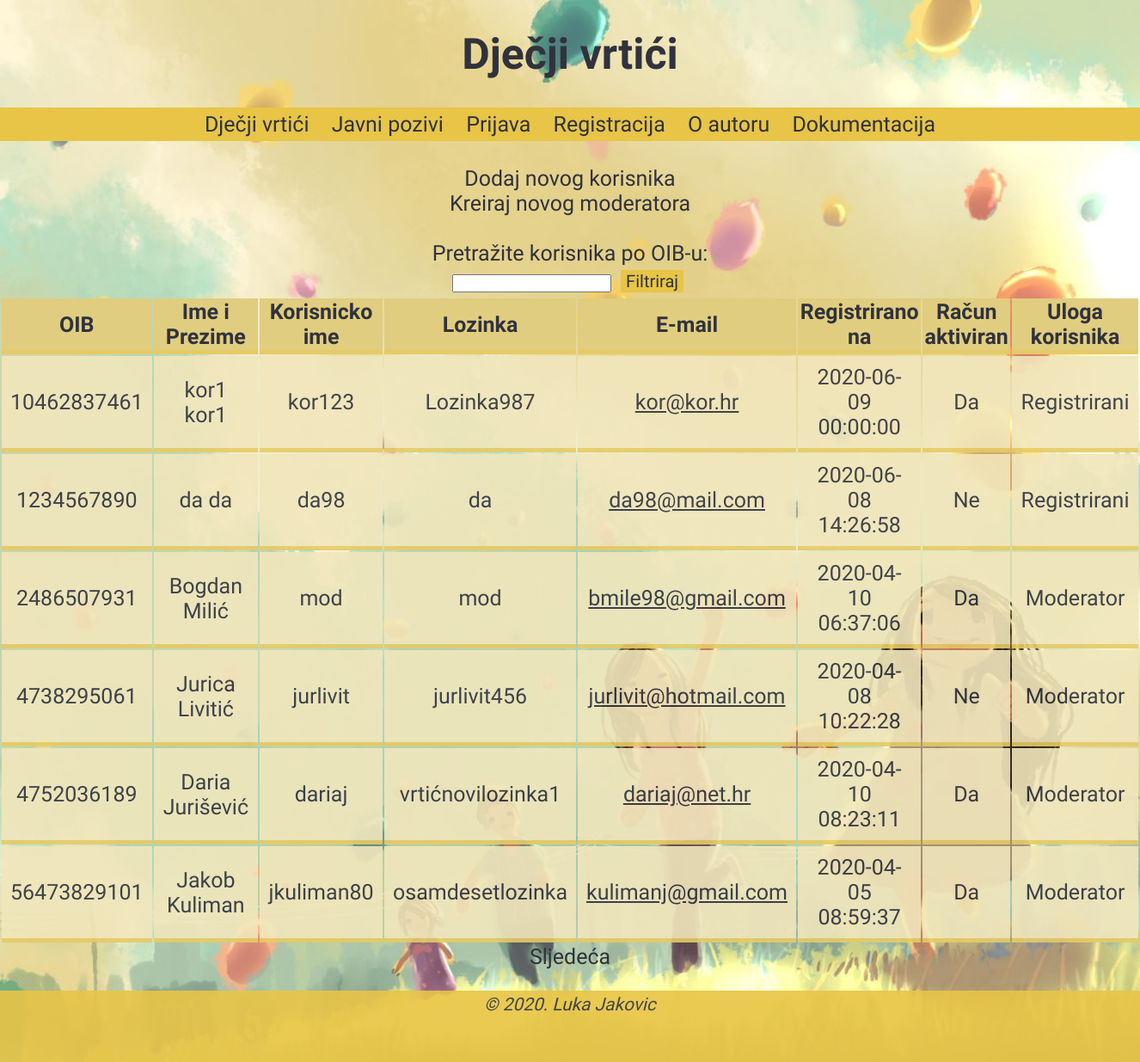
The app's page /popisi/popis_korisnika.php with its own data.
### tables this page shows
CREATE TABLE `korisnik` (
  `OIB_korisnik` char(11) NOT NULL,
  `ime` varchar(45) NOT NULL,
  `prezime` varchar(45) NOT NULL,
  `korisnicko_ime` varchar(45) NOT NULL,
  `lozinka` varchar(45) NOT NULL,
  `lozinka_sha1` char(40) DEFAULT NULL,
  `email` varchar(45) DEFAULT NULL,
  `uvjeti` datetime DEFAULT NULL,
  `vrijeme_registracije` datetime DEFAULT NULL,
  `aktiviran` tinyint(4) DEFAULT NULL,
  `uloga_id` int(11) DEFAULT NULL
);

### vanjske_biblioteke/baza.class.php (called while the page is built, shortened)
<?php
class Baza {
    private $veza = null;
    function spojiDB() {
        $this->veza = new mysqli(self::server, self::korisnik, self::lozinka, self::baza);
        $this->veza->set_charset("utf8");
        return $this->veza;
    }
    function selectDB($upit) {
        $rezultat = $this->veza->query($upit);
        return $rezultat;
    }
}
?>

### popisi/popis_korisnika.php (the view, shortened to what this page needs)
<?php
    include("../vanjske_biblioteke/baza.class.php");
    $korisnik_id = $_SESSION['id'];
    $baza = new Baza();
    $baza->spojiDB();
?>
<!DOCTYPE html>
<html>
    <head>
        <link href="css/stil.css" rel="stylesheet" type="text/css"/>
        <link href="../css/stil.css" rel="stylesheet" type="text/css"/>
    </head>
    <body style="background-image: url(../slike/index-slika.jpg)">
        <header>
            <h1><a href="../index.php">Dječji vrtići</a></h1>
            <?php
                include '.././navigacija.php';
            ?>
        </header>
        <section>
            <a style='text-decoration: none; color: #30323d;' href="../kreiranja/kreiraj_korisnika.php">Dodaj novog korisnika</a><br>
            <a style='text-decoration: none; color: #30323d;' href="../kreiranja/kreiraj_moderatora.php">Kreiraj novog moderatora</a><br><br>
            <form novalidate method='GET' name='form_filter' action='popis_korisnika.php'>
                <label>Pretražite korisnika po OIB-u:</label><br>
                <input id='filter' name='filter' type='text'/>
                <input name='button_filter' type='submit' value='Filtriraj' style='font-family: Amatic SC, cursive;'/><br>
            </form>
            <?php
                if (!isset($_GET['startrow']) or !is_numeric($_GET['startrow'])) {
                    $startrow = 0;
                } else {
                    $startrow = (int)$_GET['startrow'];
                }
                if (isset($_GET["sort_datum"])) {
                    $now = date("Y-m-d H:i:s");
                    $sql = "insert into dnevnik (vrijeme, OIB_korisnik, tip_id) values ('$now', '$korisnik_id', 3)";
                    $rs = $baza->selectDB($sql);
                    $sql = "select OIB_korisnik, ime, prezime, korisnicko_ime, lozinka, email, vrijeme_registracije, aktiviran, uloga_id from korisnik order by vrijeme_registracije desc limit $startrow, 7";
                } if(!isset($_GET["filter"]) && !isset($_GET["sort_datum"])) {
                    $sql = "select OIB_korisnik, ime, prezime, korisnicko_ime, lozinka, email, vrijeme_registracije, aktiviran, uloga_id from korisnik limit $startrow, 7";
                }
                $rs = $baza->selectDB($sql);
                echo "<table><tr><th>OIB</th><th>Ime i Prezime</th><th>Korisnicko ime</th><th>Lozinka</th><th>E-mail</th><th><a style='text-decoration: none; color: #30323d;' href='popis_korisnika.php?sort_datum=true'>Registrirano na</a></th><th>Račun aktiviran</th><th>Uloga korisnika</th></tr>\n";
                while (list($oib, $ime, $prezime, $kime, $lozinka, $email, $datum_reg, $aktiviran, $uloga) = $rs->fetch_array()) {
                    if($uloga != 1) {
                        echo "<tr>
                        <td>$oib</td>
                        <td>$ime $prezime</td>
                        <td>$kime</td>
                        <td>$lozinka</td>
                        <td><a style='color: #30323d;' href=mailto:$email>$email</a></td>
                        <td>$datum_reg</td>
                        <td>";
                        if($aktiviran) {
                            echo "<a style='text-decoration: none; color: #30323d;' href='popis_korisnika.php?blokiraj=$oib'>Da</a>";
                        } else {
                            echo "<a style='text-decoration: none; color: #30323d;' href='popis_korisnika.php?aktiviraj=$oib'>Ne</a>";
                        }
                        echo "</td>
                        <td>";
                         if($uloga === "2") {
                            echo "Moderator";
                        } elseif($uloga === "3") {
                            echo "Registrirani";
                        } elseif($uloga === "4") {
                            echo "Neregistrirani";
                        }
                        echo "</td>
                        </tr>\n";
                    }
                }
                echo "</table>\n";
                echo "<a style='text-decoration: none; color: #30323d;' href='".$_SERVER['PHP_SELF'].'?startrow='.($startrow+7)."'>Sljedeća</a><br>";
            ?>
        </section>
        <footer>
            <address>
                <p><small>&copy; 2020. Luka Jakovic</small></p><br>
            </address>
        </footer>
    </body>
</html>

### css/stil.css (style rules this page uses)
@media only screen and (min-width: 1024px) { body { font-family: 'Amatic SC', cursive; font-size: 25px; color: #30323d; margin: auto; text-align: center; background-repeat: no-repeat; background-size: cover; background-attachment: fixed; } }
@media only screen and (min-width: 1024px) { h1 > a { text-decoration: none; color: #30323d; } }
@media only screen and (min-width: 1024px) { input[type=submit] { margin: 5px; border: none; background-color: #e8c547; color: #30323d; font-size: 20px; } }
@media only screen and (min-width: 1024px) { table { margin: auto; } }
@media only screen and (min-width: 1024px) { th { border-bottom: 5px solid #e6ca65; text-align: center; background-color: #e0cd7f; } }
@media only screen and (min-width: 1024px) { td { border-bottom: 5px solid #e6ca65; text-align: center; background-color: #f1e6bc; padding: 10px; opacity: 0.9; } }
@media only screen and (min-width: 1024px) { footer { background-color: #e8c547; opacity: 0.9; } }

### records on screen
korisnik: OIB_korisnik "10462837461", ime "kor1", prezime "kor1", korisnicko_ime "kor123", lozinka "Lozinka987", email "kor@kor.hr", vrijeme_registracije "2020-06-09 00:00:00", shows "Registrirani"
korisnik: OIB_korisnik "1234567890", ime "da", prezime "da", korisnicko_ime "da98", lozinka "da", email "da98@mail.com", vrijeme_registracije "2020-06-08 14:26:58", shows "Registrirani"
korisnik: OIB_korisnik "2486507931", ime "Bogdan", prezime "Milić", korisnicko_ime "mod", lozinka "mod", email "bmile98@gmail.com", vrijeme_registracije "2020-04-10 06:37:06", shows "Moderator"
korisnik: OIB_korisnik "4738295061", ime "Jurica", prezime "Livitić", korisnicko_ime "jurlivit", lozinka "jurlivit456", email "jurlivit@hotmail.com", vrijeme_registracije "2020-04-08 10:22:28", shows "Moderator"
korisnik: OIB_korisnik "4752036189", ime "Daria", prezime "Jurišević", korisnicko_ime "dariaj", lozinka "vrtićnovilozinka1", email "dariaj@net.hr", vrijeme_registracije "2020-04-10 08:23:11", shows "Moderator"
korisnik: OIB_korisnik "56473829101", ime "Jakob", prezime "Kuliman", korisnicko_ime "jkuliman80", lozinka "osamdesetlozinka", email "kulimanj@gmail.com", vrijeme_registracije "2020-04-05 08:59:37", shows "Moderator"
